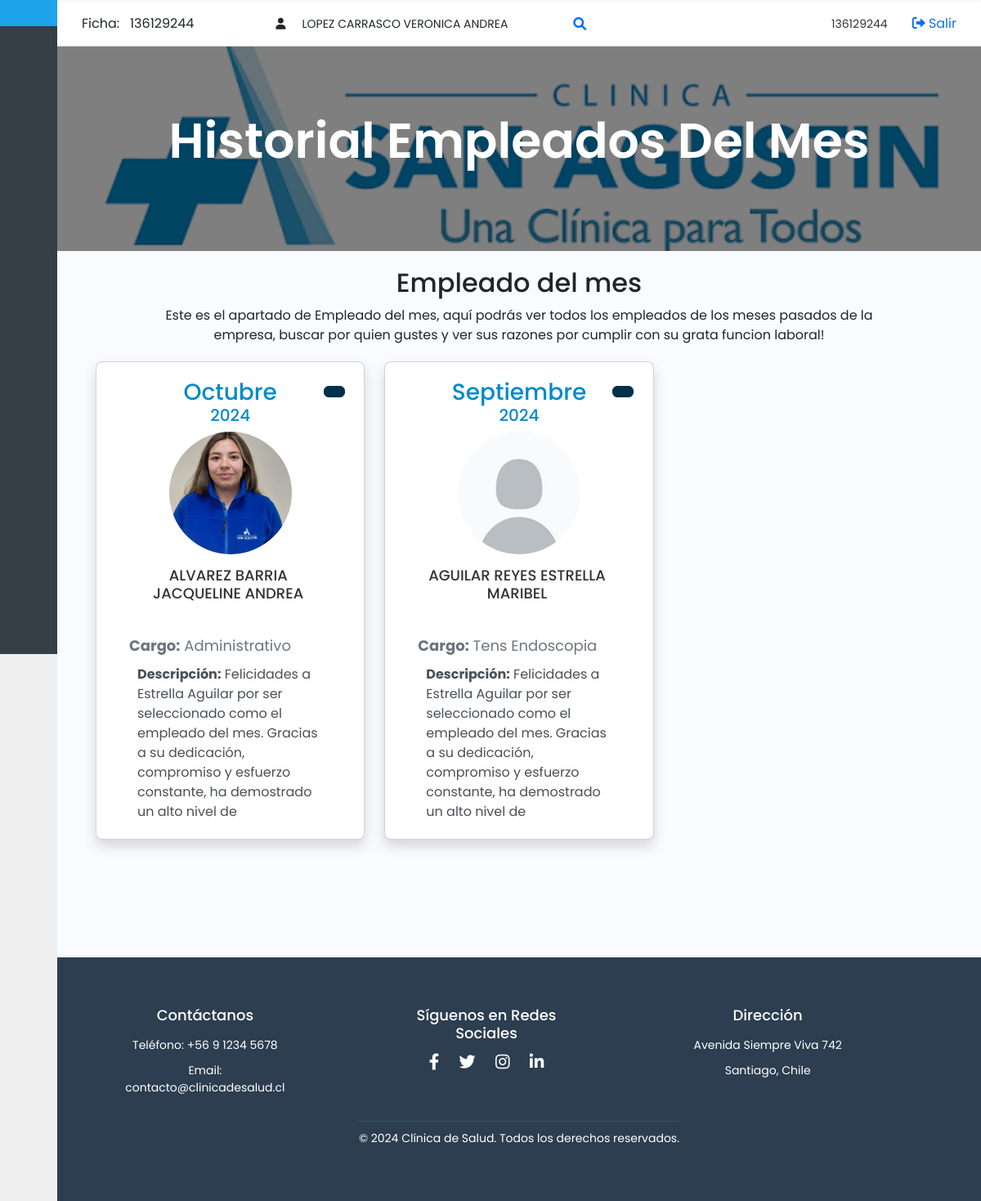
The page /Aplicacion/empleados_meses.php (signed in) on the database as committed earlier.
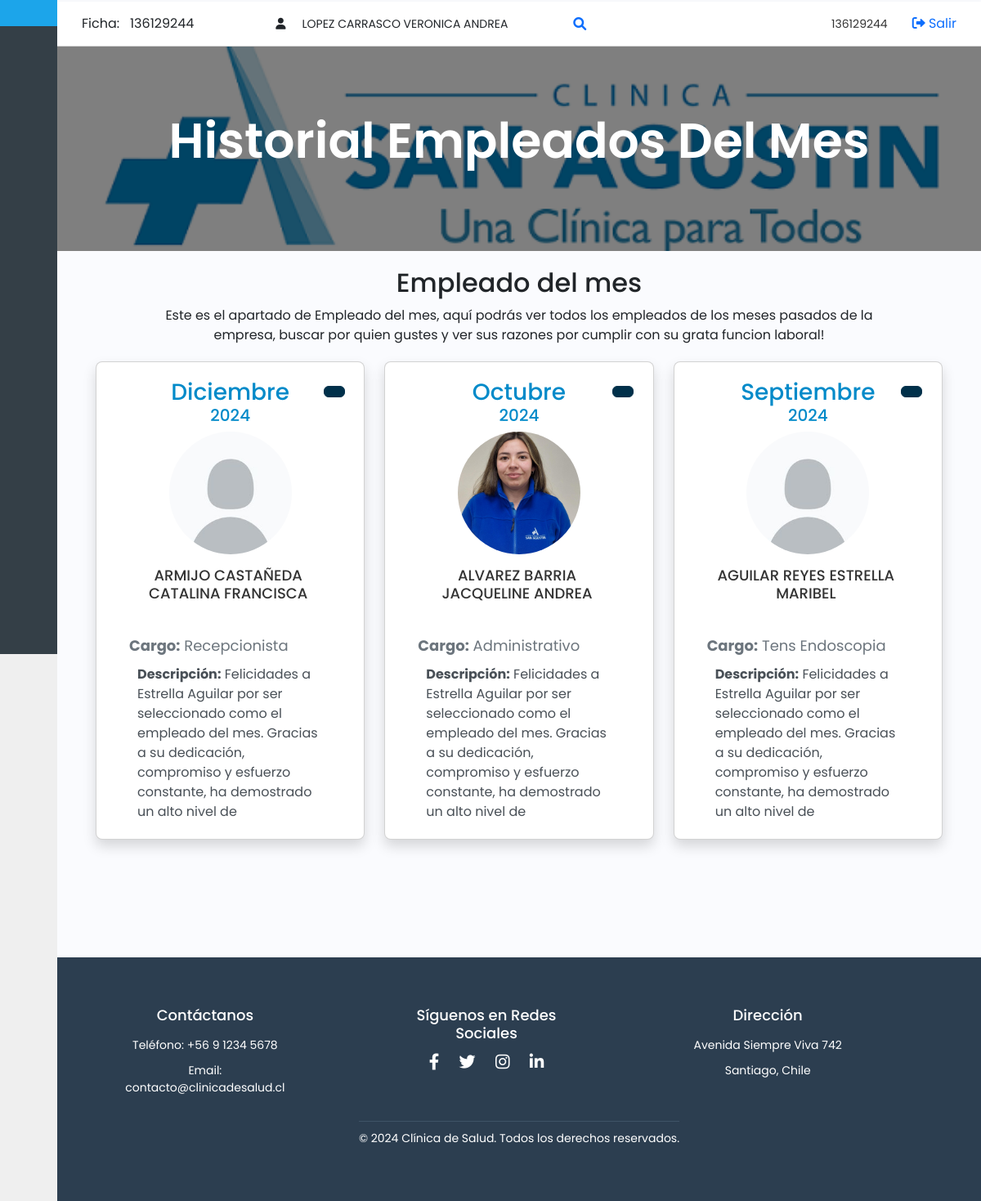
The same page on the database as committed later.
### tables this page shows
CREATE TABLE `empleado_mes` (
  `id` int(11) NOT NULL,
  `rut` varchar(13) DEFAULT NULL,
  `descripcion` text DEFAULT NULL,
  `mes_year` date DEFAULT NULL
);

CREATE TABLE `personal` (
  `rut` varchar(13) NOT NULL,
  `nombre` varchar(255) NOT NULL,
  `correo` varchar(255) NOT NULL,
  `imagen` varchar(255) DEFAULT NULL,
  `fecha_nacimiento` date DEFAULT NULL,
  `cargo_id` int(11) NOT NULL,
  `rol_id` int(11) NOT NULL,
  `activo` tinyint(1) DEFAULT 1,
  `admin` tinyint(1) DEFAULT 0
);

CREATE TABLE `cargos` (
  `id` int(11) NOT NULL,
  `NOMBRE_CARGO` varchar(255) NOT NULL
);

### Aplicacion/empleados_meses.php (the view, shortened to what the changed rows need)
<?php
include('conexion.php');
$sql_empleados_mes = "SELECT p.nombre, p.imagen, em.descripcion, c.NOMBRE_CARGO, em.mes_year, em.id
                      FROM empleado_mes em
                      JOIN personal p ON em.rut = p.rut
                      JOIN cargos c ON p.cargo_id = c.id
                      ORDER BY em.mes_year DESC";
$result_empleados_mes = $conn->query($sql_empleados_mes);
include('conexion.php');
$usuario = $_SESSION['usuario'];
$sql = "SELECT rut, nombre, correo, imagen, fecha_nacimiento, cargo_id, rol_id
        FROM personal
        WHERE rut = (SELECT rut FROM usuarios WHERE nombre_usuario = '$usuario')";
$result = $conn->query($sql);
if ($result->num_rows > 0) {
    $user_data = $result->fetch_assoc();
    $rol = $user_data['rol_id'];
} else {
    $error = "No se encontraron datos para el usuario.";
}
function traducir_mes($fecha){
    $meses = array("January" => "Enero", "February" => "Febrero", "March" => "Marzo",
                   "April" => "Abril", "May" => "Mayo", "June" => "Junio",
                   "July" => "Julio", "August" => "Agosto", "September" => "Septiembre",
                   "October" => "Octubre", "November" => "Noviembre", "December" => "Diciembre");
    $mes_nombre = $meses[date('F', strtotime($fecha))];
    $anio = date('Y', strtotime($fecha));
    return "$mes_nombre de $anio";
}
$carpeta_fotos = 'Images/fotos_personal/';
$imagen_default = 'Images/profile_photo/imagen_default.jpg';
$nombre_imagen = $user_data['imagen'];
$ruta_imagen_usuario = $carpeta_fotos . $nombre_imagen;
if (file_exists($ruta_imagen_usuario)) {
    $imagen_final = $ruta_imagen_usuario;
} else {
    $imagen_final = $imagen_default;
}
?>
<!DOCTYPE php>
<html lang="es">
<head>
    <link href="https://cdnjs.cloudflare.com/ajax/libs/bootstrap/5.3.0/css/bootstrap.min.css" rel="stylesheet">
    <link href="https://cdn.lineicons.com/4.0/lineicons.css" rel="stylesheet" />
    <link rel="stylesheet" href="styles/style.css">
    <link rel="stylesheet" href="https://cdnjs.cloudflare.com/ajax/libs/font-awesome/6.0.0-beta3/css/all.min.css">
    <link rel="stylesheet" href="https://cdn.jsdelivr.net/npm/swiper@11/swiper-bundle.min.css">
    <link rel="stylesheet" href="styles/style_cards.css">
    <link rel="stylesheet" href="styles/style_new_cards.css">
</head>
<body>
<div class="main-content">
<div class="wrapper">
        <div class="main" style="padding-top: 15px;">
        <header class="solicitud-header">
    <h1>Historial Empleados Del Mes</h1>
</header>
<div class="solicitud-container-wrapper" style="margin-top: -80px;">
    <div class="container">
    <h2 style="width: 100%; text-align: center;">Empleado del mes</h2>
        <div class="row" style="margin-top: 20px;">
            <?php if ($result_empleados_mes->num_rows > 0): ?>
                <?php while ($row = $result_empleados_mes->fetch_assoc()):
                    $carpeta_fotos = 'Images/fotos_personal/';
                    $imagen_default = 'Images/profile_photo/imagen_default.jpg';
                    $nombre_imagen = $row['imagen'];
                    $ruta_imagen_usuario = $carpeta_fotos . $nombre_imagen;
                    if (file_exists($ruta_imagen_usuario)) {
                        $imagen_final = $ruta_imagen_usuario;
                    } else {
                        $imagen_final = $imagen_default;
                    }
                    $mes_y_anio = traducir_mes($row['mes_year']);
                    $fecha_parts = explode(' de ', $mes_y_anio);
                    $mes = $fecha_parts[0];
                    $anio = $fecha_parts[1];
                    ?>
                    <div class="col-md-4 mb-4">
                        <div class="card shadow position-relative">
                            <div class="d-flex justify-content-center align-items-center position-relative" style="background-color: white;">
                                <h3 class="text-center" style="color: #008AC9; width:280px; margin: 0; flex-grow: 1;"><?php echo $mes; ?></h3>
                                <?php if ($rol == 5): ?>
                                    <button type="button" class="btn btn-primary position-absolute end-0" style="margin-right: 0px;" data-bs-toggle="modal" data-bs-target="#empleadoModal<?php echo $row['id']; ?>">
                                    </button>
                                <?php endif; ?>
                            </div>
                            <h5 class="text-center" style="color: #008AC9; margin-top: 0px;"><?php echo $anio; ?></h5>
                            <img src="<?php echo $imagen_final; ?>" class="empleado-mes-imagen" alt="Foto de <?php echo $row['nombre']; ?>" style="max-height: 250px; object-fit: cover;">
                            <h5 class="cards-new-employees-name text-center"><?php echo $row['nombre']; ?></h5>
                            <div class="card-body">
                                <p class="empleado-mes-cargo"><strong>Cargo:</strong> <?php echo $row['NOMBRE_CARGO']; ?></p>
                                <p class="empleado-mes-descripcion"><strong>Descripción:</strong> <?php echo $row['descripcion']; ?></p>
                            </div>
                        </div>
                    </div>
                        <?php endwhile; ?>
                    <?php else: ?>
                <p class="text-center">No se han registrado empleados del mes aún.</p>
            <?php endif; ?>
            </div>
        </div>
    </div>
</div>
</body>
</html>

Rows that differ between the two databases and show on the page:
added empleado_mes: mes_year "Diciembre", mes_year "2024", rut.nombre "ARMIJO CASTAÑEDA CATALINA FRANCISCA", cargos.NOMBRE_CARGO "Recepcionista", descripcion "Felicidades a Estrella Aguilar por ser seleccionado como el empleado del mes. Gracias a su dedicación, compromiso y esfuerzo constante, ha demostrado un alto nivel de…"
